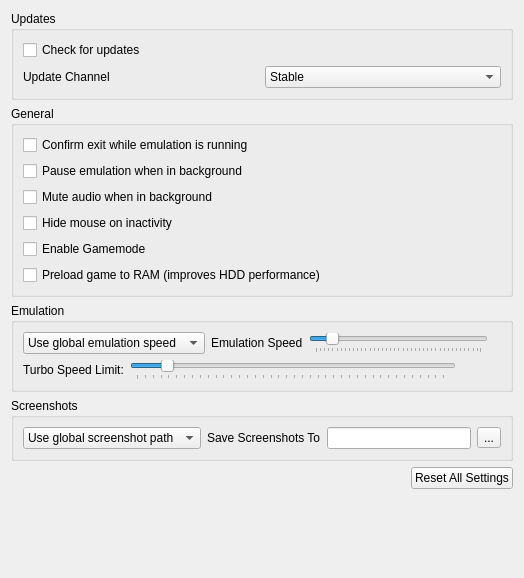
<?xml version="1.0" encoding="UTF-8"?>
<ui version="4.0">
 <class>ConfigureGeneral</class>
 <widget class="QWidget" name="ConfigureGeneral">
  <property name="geometry">
   <rect>
    <x>0</x>
    <y>0</y>
    <width>524</width>
    <height>578</height>
   </rect>
  </property>
  <property name="windowTitle">
   <string>Form</string>
  </property>
  <layout class="QHBoxLayout" name="horizontalLayout">
   <item>
    <layout class="QVBoxLayout" name="verticalLayout">
     <item>
      <widget class="QGroupBox" name="updates_group">
       <property name="title">
        <string>Updates</string>
       </property>
       <layout class="QGridLayout" name="gridLayout_2">
        <item row="0" column="0">
         <widget class="QCheckBox" name="toggle_update_checker">
          <property name="text">
           <string>Check for updates</string>
          </property>
         </widget>
        </item>
        <item row="1" column="0">
         <widget class="QLabel" name="update_channel_label">
          <property name="text">
           <string>Update Channel</string>
          </property>
         </widget>
        </item>
        <item row="1" column="1">
         <widget class="QComboBox" name="update_channel_combobox">
          <item>
           <property name="text">
            <string>Stable</string>
           </property>
          </item>
          <item>
           <property name="text">
            <string>Prerelease</string>
           </property>
          </item>
         </widget>
        </item>
       </layout>
      </widget>
     </item>
     <item>
      <widget class="QGroupBox" name="general_group">
       <property name="title">
        <string>General</string>
       </property>
       <layout class="QVBoxLayout" name="verticalLayout_5">
        <item>
         <widget class="QCheckBox" name="toggle_check_exit">
          <property name="text">
           <string>Confirm exit while emulation is running</string>
          </property>
         </widget>
        </item>
        <item>
         <widget class="QCheckBox" name="toggle_background_pause">
          <property name="text">
           <string>Pause emulation when in background</string>
          </property>
         </widget>
        </item>
        <item>
         <widget class="QCheckBox" name="toggle_background_mute">
          <property name="text">
           <string>Mute audio when in background</string>
          </property>
         </widget>
        </item>
        <item>
         <widget class="QCheckBox" name="toggle_hide_mouse">
          <property name="text">
           <string>Hide mouse on inactivity</string>
          </property>
         </widget>
        </item>
        <item>
         <widget class="QCheckBox" name="toggle_gamemode">
          <property name="text">
           <string>Enable Gamemode</string>
          </property>
         </widget>
        </item>
        <item>
         <widget class="QCheckBox" name="toggle_preload_game">
          <property name="text">
           <string>Preload game to RAM (improves HDD performance)</string>
          </property>
         </widget>
        </item>
       </layout>
      </widget>
     </item>
     <item>
      <widget class="QGroupBox" name="emulation_group">
       <property name="title">
        <string>Emulation</string>
       </property>
       <layout class="QVBoxLayout" name="verticalLayout_2">
        <item>
         <widget class="QWidget" name="emulation_speed_layout" native="true">
          <layout class="QHBoxLayout" name="emulation_speed_layout_inner">
           <property name="leftMargin">
            <number>0</number>
           </property>
           <property name="topMargin">
            <number>0</number>
           </property>
           <property name="rightMargin">
            <number>0</number>
           </property>
           <property name="bottomMargin">
            <number>0</number>
           </property>
           <item>
            <widget class="QComboBox" name="emulation_speed_combo">
             <item>
              <property name="text">
               <string>Use global emulation speed</string>
              </property>
             </item>
             <item>
              <property name="text">
               <string>Set emulation speed</string>
              </property>
             </item>
            </widget>
           </item>
           <item>
            <widget class="QLabel" name="label_emulation_speed">
             <property name="text">
              <string>Emulation Speed</string>
             </property>
            </widget>
           </item>
           <item>
            <widget class="QSlider" name="frame_limit">
             <property name="minimum">
              <number>0</number>
             </property>
             <property name="maximum">
              <number>199</number>
             </property>
             <property name="singleStep">
              <number>5</number>
             </property>
             <property name="pageStep">
              <number>15</number>
             </property>
             <property name="value">
              <number>19</number>
             </property>
             <property name="orientation">
              <enum>Qt::Horizontal</enum>
             </property>
             <property name="tickPosition">
              <enum>QSlider::TicksBelow</enum>
             </property>
            </widget>
           </item>
           <item>
            <widget class="QLabel" name="emulation_speed_display_label">
             <property name="text">
              <string/>
             </property>
             <property name="alignment">
              <set>Qt::AlignRight|Qt::AlignTrailing|Qt::AlignVCenter</set>
             </property>
            </widget>
           </item>
          </layout>
         </widget>
        </item>
        <item>
         <widget class="QWidget" name="turbo_limit_layout" native="true">
          <layout class="QHBoxLayout" name="turbo_limit_layout_inner">
           <property name="leftMargin">
            <number>0</number>
           </property>
           <property name="topMargin">
            <number>0</number>
           </property>
           <property name="rightMargin">
            <number>0</number>
           </property>
           <property name="bottomMargin">
            <number>0</number>
           </property>
           <item>
            <widget class="QLabel" name="turbo_limit_label">
             <property name="text">
              <string>Turbo Speed Limit:</string>
             </property>
            </widget>
           </item>
           <item>
            <widget class="QSlider" name="turbo_limit">
             <property name="minimum">
              <number>0</number>
             </property>
             <property name="maximum">
              <number>198</number>
             </property>
             <property name="singleStep">
              <number>5</number>
             </property>
             <property name="pageStep">
              <number>15</number>
             </property>
             <property name="value">
              <number>19</number>
             </property>
             <property name="orientation">
              <enum>Qt::Horizontal</enum>
             </property>
             <property name="tickPosition">
              <enum>QSlider::TicksBelow</enum>
             </property>
            </widget>
           </item>
           <item>
            <spacer name="horizontalSpacer">
             <property name="orientation">
              <enum>Qt::Horizontal</enum>
             </property>
             <property name="sizeType">
              <enum>QSizePolicy::Fixed</enum>
             </property>
             <property name="sizeHint" stdset="0">
              <size>
               <width>32</width>
               <height>20</height>
              </size>
             </property>
            </spacer>
           </item>
           <item>
            <widget class="QLabel" name="turbo_limit_display_label">
             <property name="text">
              <string/>
             </property>
             <property name="alignment">
              <set>Qt::AlignRight|Qt::AlignTrailing|Qt::AlignVCenter</set>
             </property>
            </widget>
           </item>
          </layout>
         </widget>
        </item>
       </layout>
      </widget>
     </item>
     <item>
      <widget class="QGroupBox" name="screenshot_group">
       <property name="title">
        <string>Screenshots</string>
       </property>
       <layout class="QGridLayout" name="gridLayout">
        <property name="verticalSpacing">
         <number>0</number>
        </property>
        <item row="0" column="1">
         <widget class="QWidget" name="widget_screenshot" native="true">
          <layout class="QHBoxLayout" name="screenshot_layout">
           <property name="leftMargin">
            <number>0</number>
           </property>
           <property name="topMargin">
            <number>0</number>
           </property>
           <property name="rightMargin">
            <number>0</number>
           </property>
           <property name="bottomMargin">
            <number>0</number>
           </property>
           <item>
            <widget class="QComboBox" name="screenshot_combo">
             <item>
              <property name="text">
               <string>Use global screenshot path</string>
              </property>
             </item>
             <item>
              <property name="text">
               <string>Set screenshot path:</string>
              </property>
             </item>
            </widget>
           </item>
           <item>
            <widget class="QLabel" name="screenshot_dir_label">
             <property name="text">
              <string>Save Screenshots To</string>
             </property>
            </widget>
           </item>
           <item>
            <widget class="QLineEdit" name="screenshot_dir_path"/>
           </item>
           <item>
            <widget class="QToolButton" name="change_screenshot_dir">
             <property name="text">
              <string>...</string>
             </property>
            </widget>
           </item>
          </layout>
         </widget>
        </item>
       </layout>
      </widget>
     </item>
     <item alignment="Qt::AlignRight">
      <widget class="QPushButton" name="button_reset_defaults">
       <property name="text">
        <string>Reset All Settings</string>
       </property>
      </widget>
     </item>
     <item>
      <spacer name="verticalSpacer">
       <property name="orientation">
        <enum>Qt::Vertical</enum>
       </property>
       <property name="sizeHint" stdset="0">
        <size>
         <width>20</width>
         <height>40</height>
        </size>
       </property>
      </spacer>
     </item>
    </layout>
   </item>
  </layout>
 </widget>
 <tabstops>
  <tabstop>toggle_check_exit</tabstop>
  <tabstop>toggle_background_pause</tabstop>
  <tabstop>toggle_hide_mouse</tabstop>
  <tabstop>button_reset_defaults</tabstop>
 </tabstops>
 <resources/>
 <connections/>
</ui>
